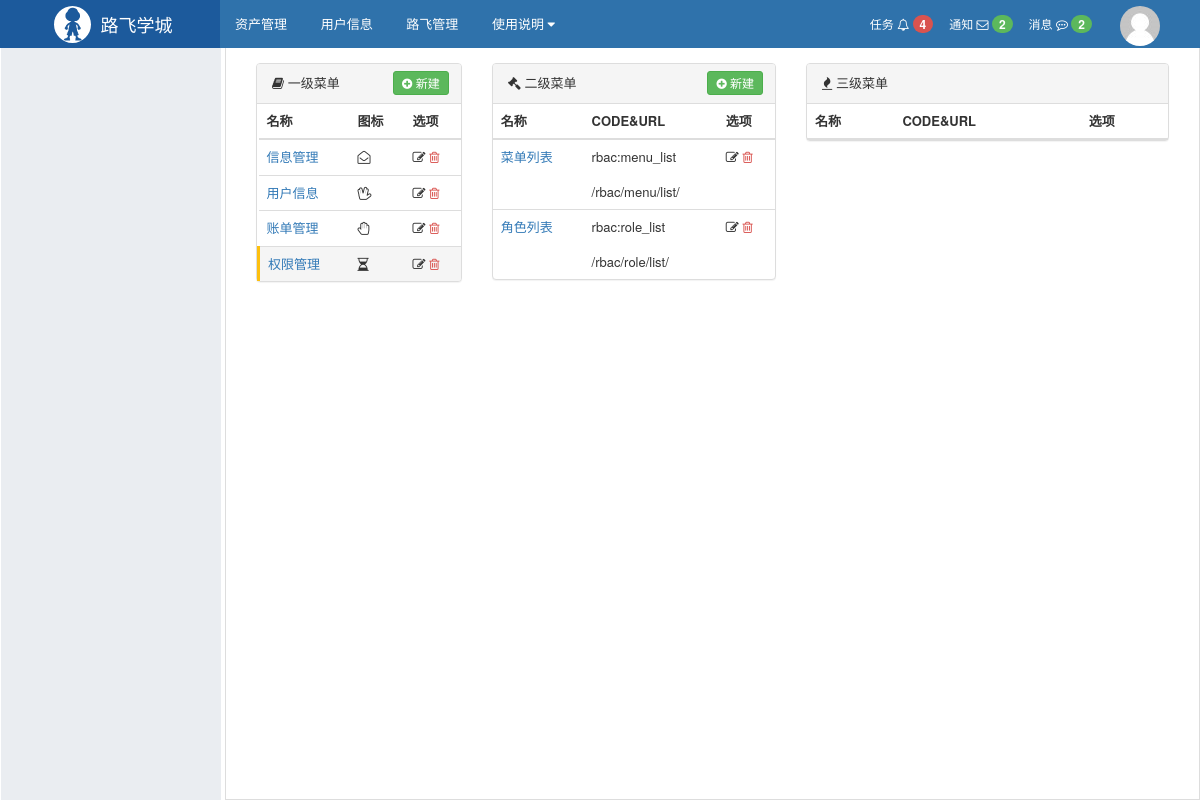
The page /rbac/menu/list/?mid=4 on the database its author committed.
### rbac/models.py (models this page shows, shortened)
class Menu(models.Model):
    title = models.CharField(verbose_name='标题', max_length=32)
    icon = models.CharField(verbose_name="图标", max_length=32, null=True, blank=True, help_text="图标")

class Permission(models.Model):
    title = models.CharField(verbose_name='标题', max_length=32)
    url = models.CharField(verbose_name='含正则的URL', max_length=128)
    name = models.CharField(verbose_name="url别名", unique=True, max_length=64)
    menu = models.ForeignKey(
        verbose_name="所属菜单", on_delete=models.SET_NULL, to="Menu", null=True, blank=True,
        help_text='null表示不是菜单;非null表示是二级菜单')
    pid = models.ForeignKey(verbose_name="关联权限", on_delete=models.SET_NULL, to="Permission", null=True,
                            related_name="parents",
                            blank=True, help_text='对于非菜单权限需要选择一个可以成为菜单的权限，用户做默认展开和选中菜单'
                            )

### rbac/views/menu.py (the view)
def menu_list(request):
    menus = Menu.objects.all()
    menu_id = request.GET.get('mid')
    menu_exists = Menu.objects.filter(id=menu_id).exists()
    menu_id = menu_id if menu_exists else None
    second_menus = Permission.objects.filter(menu_id=menu_id) if menu_id else []
    second_menu_id = request.GET.get('sid')
    second_menu_exists = Permission.objects.filter(id=second_menu_id).exists()
    second_menu_id = None if not second_menu_exists else second_menu_id
    permissions = Permission.objects.filter(pid_id=second_menu_id) if second_menu_id else []
    result = {"menus": menus,
              "menu_id": menu_id,
              'second_menus': second_menus,
              'second_menu_id': second_menu_id,
              'permission': permissions
              }
    return render(request, "menu_list.html", result)

### rbac/service/urls.py (called while the page is built)
def memory_url(request, name, *args, **kwargs):
    url_base = reverse(name, args=args, kwargs=kwargs)
    if not request.GET:
        return url_base
    query_dict = QueryDict(mutable=True)
    query_dict["_filter"] = request.GET.urlencode()
    return f"{url_base}?{query_dict.urlencode()}"

### rbac/templatetags/rbac.py (called while the page is built)
@register.simple_tag
def memory_url(request, name, *args, **kwargs):
    return urls.memory_url(request, name, *args, **kwargs)

### rbac/templates/menu_list.html (shortened to what this page needs)
{% extends 'layout.html' %}
{% load rbac %}
{% block content %}
    <div class="luffy-container">
        <div class="col-md-3">
            <div class="panel panel-default">
                <div class="panel-heading">
                    <i class="fa fa-book" aria-hidden="true"></i> 一级菜单
                    <a href="{% memory_url request 'rbac:menu_add' %}" class="right btn btn-success btn-xs"
                       style="padding: 2px 8px;margin: -3px;">
                        <i class="fa fa-plus-circle" aria-hidden="true"></i>
                        新建
                    </a>
                </div>
                <table class="table">
                    <thead>
                    <tr>
                        <th>名称</th>
                        <th>图标</th>
                        <th>选项</th>
                    </tr>
                    </thead>
                    <tbody>
                    {% for row in menus %}
                        <tr class="{% if row.id|safe == menu_id %}active{% endif %}">
                            <td><a href="?mid={{ row.id }}">{{ row.title }}</a></td>
                            <td><i class="fa {{ row.icon }}" aria-hidden="true"></i></td>
                            <td>
                                <a style="color: #333333" href="{% memory_url request 'rbac:menu_edit' pk=row.id %}">
                                    <i class="fa fa-edit" aria-hidden="true"></i>
                                </a>
                                <a style="color: #d9534f;" href="{% memory_url request 'rbac:menu_del' pk=row.id %}"><i
                                        class="fa fa-trash-o"></i></a>
                            </td>
                        </tr>
                    {% endfor %}
                    </tbody>
                </table>
            </div>
        </div>
        <div class="col-md-4">
            <div class="panel panel-default">
                <div class="panel-heading">
                    <i class="fa fa-gavel" aria-hidden="true"></i> 二级菜单
                    {% if menu_id %}
                        <a href="{% memory_url request 'rbac:second_menu_add' menu_id=menu_id %}"
                           class="right btn btn-success btn-xs"
                           style="padding: 2px 8px;margin: -3px;">
                            <i class="fa fa-plus-circle" aria-hidden="true"></i>
                            新建
                        </a>
                    {% endif %}
                </div>
                <table class="table">
                    <thead>
                    <tr>
                        <th>名称</th>
                        <th>CODE&URL</th>
                        <th>选项</th>
                    </tr>
                    </thead>
                    <tbody>
                    {% for row in second_menus %}
                        <tr class="{% if row.id|safe == second_menu_id %}active{% endif %}">
                            <td rowspan="2">
                                <a href="?mid={{ menu_id }}&sid={{ row.id }}">{{ row.title }}</a>
                            </td>
                            <td>{{ row.name }}</td>
                            <td>
                                <a style="color: #333333"
                                   href="{% memory_url request 'rbac:second_menu_edit' pk=row.id %}">
                                    <i class="fa fa-edit" aria-hidden="true"></i>
                                </a>
                                <a style="color: #d9534f;"
                                   href="{% memory_url request 'rbac:second_menu_del' pk=row.id %}"><i
                                        class="fa fa-trash-o"></i></a>
                            </td>
                        </tr>
                        <tr class="{% if row.id|safe == second_menu_id %}active{% endif %}">
                            <td colspan="2" style="border-top: 0">{{ row.url }} </td>
                        </tr>
                    {% endfor %}
                    </tbody>
                </table>
            </div>
        </div>
        <div class="col-md-5">
            <div class="panel panel-default">
                <div class="panel-heading">
                    <i class="fa fa-fire" aria-hidden="true"></i> 三级菜单
                </div>
                <table class="table">
                    <thead>
                    <tr>
                        <th>名称</th>
                        <th>CODE&URL</th>
                        <th>选项</th>
                    </tr>
                    </thead>
                </table>
            </div>
        </div>
    </div>
{% endblock %}

### web/static/css/commons.css (style rules this page uses)
body { margin: 0; }
.right { float: right; }

### web/templates/layout.html (style rules this page uses)
body { margin: 0; }
.luffy-container { padding: 15px; }

### rbac/templates/menu_list.html (style rules this page uses)
tr.active { border-left: 3px solid #fdc00f; }

### rows shown on the page
Menu: title "信息管理"
Menu: title "用户信息"
Menu: title "账单管理"
Menu: title "权限管理"
Permission: title "菜单列表", name "rbac:menu_list", url "/rbac/menu/list/"
Permission: title "角色列表", name "rbac:role_list", url "/rbac/role/list/"
